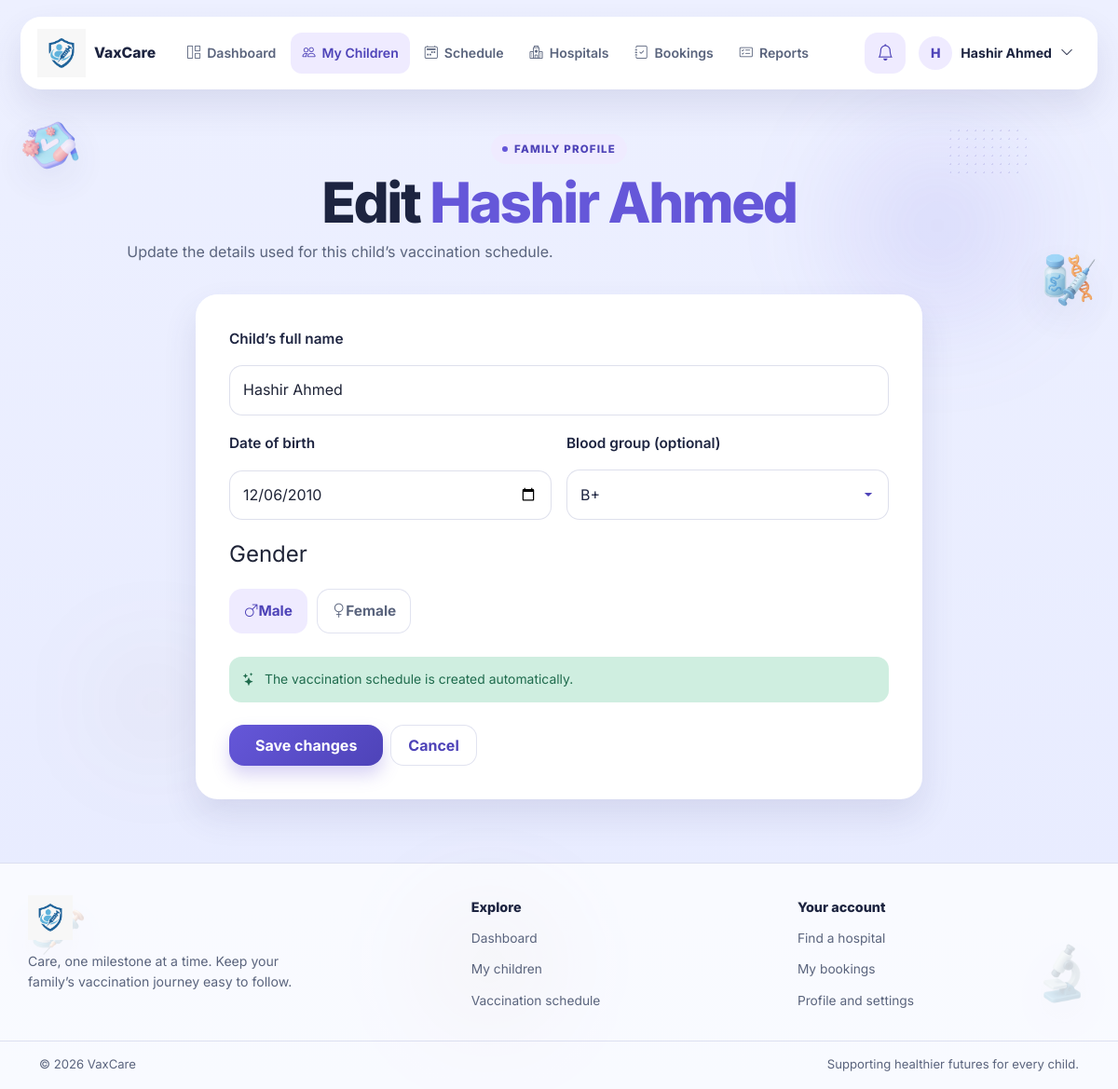
Screenshot of /parent/edit_child.php?child_id=2 (signed in) with the database file from the repository.
### tables this page shows
CREATE TABLE `users` (
  `id` int(11) NOT NULL,
  `name` varchar(150) NOT NULL,
  `email` varchar(150) NOT NULL,
  `password` varchar(255) NOT NULL,
  `role` enum('admin','parent','hospital') NOT NULL,
  `status` enum('active','pending','blocked') NOT NULL DEFAULT 'active',
  `created_at` datetime NOT NULL DEFAULT current_timestamp()
);

CREATE TABLE `children` (
  `id` int(11) NOT NULL,
  `parent_id` int(11) NOT NULL,
  `name` varchar(150) NOT NULL,
  `dob` date NOT NULL,
  `gender` enum('male','female','other') NOT NULL,
  `blood_group` varchar(3) DEFAULT NULL,
  `created_at` datetime NOT NULL DEFAULT current_timestamp()
);

### config.php (called while the page is built, shortened)
<?php
function appUrl(string $path = ''): string
{
    $scriptDirectory = dirname(str_replace('\\', '/', $_SERVER['SCRIPT_NAME'] ?? '/'));
    if (in_array(basename($scriptDirectory), ['admin', 'parent', 'hospital', 'actions'], true)) {
        $scriptDirectory = dirname($scriptDirectory);
    }
    $basePath = $scriptDirectory === '/' || $scriptDirectory === '.' ? '' : rtrim($scriptDirectory, '/');
    return $basePath . '/' . ltrim($path, '/');
}

### includes/auth.php (called while the page is built, shortened)
<?php
function e(mixed $value): string
{
    return htmlspecialchars((string) $value, ENT_QUOTES | ENT_SUBSTITUTE, 'UTF-8');
}
function parent_path(string $path): string
{
    return appUrl('parent/' . ltrim($path, '/'));
}
function parent_action(string $path): string
{
    return appUrl('actions/' . ltrim($path, '/'));
}
function parent_display_name(PDO $pdo, int $userId): string
{
    $stmt = $pdo->prepare('SELECT name FROM users WHERE id = :id LIMIT 1');
    $stmt->execute(['id' => $userId]);
    $name = $stmt->fetchColumn();
    return is_string($name) && $name !== '' ? $name : 'Parent';
}

### parent/edit_child.php (the view, shortened to what this page needs)
<?php
require_once __DIR__ . '/../includes/auth.php';
$pid = get_parent_id($pdo, (int) $_SESSION['user_id']);
$activePage = 'children';
$childId = filter_input(INPUT_GET, 'child_id', FILTER_VALIDATE_INT) ?: 0;
$childStmt = $pdo->prepare(
    'SELECT id, name, dob, gender, blood_group FROM children WHERE id = :child_id AND parent_id = :parent_id LIMIT 1'
);
$childStmt->execute(['child_id' => $childId, 'parent_id' => $pid]);
$child = $childStmt->fetch(PDO::FETCH_ASSOC);
require __DIR__ . '/../includes/parent_layout_start.php';
?>
<section class="parent-heading text-center">
    <span class="parent-eyebrow">Family profile</span>
    <h1>Edit <span class="highlight"><?= e($child['name']) ?></span></h1>
    <p>Update the details used for this child’s vaccination schedule.</p>
</section>
<form class="parent-card parent-form-card" method="post" action="<?= e(parent_action('parent_child.php')) ?>">
    <div class="form-group">
        <label for="child-name">Child’s full name</label>
        <input id="child-name" name="name" type="text" maxlength="120" value="<?= e($child['name']) ?>" required>
    </div>
    <div class="row g-3">
        <div class="col-12 col-md-6 form-group">
            <label for="child-dob">Date of birth</label>
            <input id="child-dob" name="dob" type="date" max="<?= e(date('Y-m-d')) ?>" value="<?= e($child['dob']) ?>" required>
        </div>
        <div class="col-12 col-md-6 form-group">
            <label for="blood-group">Blood group <span class="muted-copy">(optional)</span></label>
            <select id="blood-group" name="blood_group">
                <?php foreach (['A+', 'A-', 'B+', 'B-', 'AB+', 'AB-', 'O+', 'O-'] as $bloodGroup): ?>
                    <option value="<?= e($bloodGroup) ?>"<?= $child['blood_group'] === $bloodGroup ? ' selected' : '' ?>><?= e($bloodGroup) ?></option>
                <?php endforeach; ?>
            </select>
        </div>
    </div>
    <fieldset class="form-group" data-gender-group>
        <legend class="form-label">Gender</legend>
        <div class="gender-options">
            <?php foreach (['Male', 'Female'] as $gender): ?>
                <?php $genderSelected = strtolower((string) $child['gender']) === strtolower($gender); ?>
                <label class="gender-choice<?= $genderSelected ? ' is-selected' : '' ?>">
                    <i class="bi <?= $gender === 'Male' ? 'bi-gender-male' : 'bi-gender-female' ?>" aria-hidden="true"></i><?= e($gender) ?>
                </label>
            <?php endforeach; ?>
        </div>
    </fieldset>
    <p class="parent-form-note"><i class="bi bi-stars" aria-hidden="true"></i><span>The vaccination schedule is created automatically.</span></p>
    <div class="d-flex flex-wrap gap-2">
        <button class="btn btn-primary" type="submit">Save changes</button>
        <a class="parent-btn-secondary btn" href="<?= e(parent_path('children.php')) ?>">Cancel</a>
    </div>
</form>
<?php require __DIR__ . '/../includes/parent_layout_end.php'; ?>

### includes/parent_layout_start.php (shortened to what this page needs)
<?php
$activePage = $activePage ?? '';
$userName = parent_display_name($pdo, (int) $_SESSION['user_id']);
$userInitial = strtoupper(mb_substr($userName, 0, 1, 'UTF-8'));
$unreadStmt = $pdo->prepare('SELECT COUNT(*) FROM notifications WHERE user_id = :user_id AND is_read = 0');
$unreadStmt->execute(['user_id' => (int) $_SESSION['user_id']]);
$unreadCount = (int) $unreadStmt->fetchColumn();
?>
<!DOCTYPE html>
<html lang="en">
<head>
    <link href="https://cdn.jsdelivr.net/npm/bootstrap@5.3.3/dist/css/bootstrap.min.css" rel="stylesheet">
    <link href="https://cdn.jsdelivr.net/npm/bootstrap-icons@1.11.3/font/bootstrap-icons.min.css" rel="stylesheet">
    <link rel="stylesheet" href="<?= e(appUrl('assets/css/style.css') . '?v=' . filemtime(__DIR__ . '/../assets/css/style.css')) ?>">
    <link rel="stylesheet" href="<?= e(appUrl('assets/css/parent.css') . '?v=' . filemtime(__DIR__ . '/../assets/css/parent.css')) ?>">
</head>
<body class="parent-app">
    <?php require __DIR__ . '/medical_decorations.php'; ?>
    <header class="parent-header">
        <nav class="parent-navbar container-fluid" aria-label="Parent navigation">
            <a class="parent-brand" href="<?= e(parent_path('dashboard.php')) ?>" aria-label="VaxCare parent home">
                <img class="brand-logo" src="<?= e(appUrl('VaxCare Logo.png')) ?>" alt="VaxCare">
                <span class="brand-name">VaxCare</span>
            </a>
            <div class="parent-nav-content" data-parent-menu>
                <div class="parent-nav-links">
                    <?php foreach ([
                        'dashboard' => ['Dashboard', 'dashboard.php', 'bi-grid-1x2'],
                        'children' => ['My Children', 'children.php', 'bi-people'],
                        'schedule' => ['Schedule', 'schedule.php', 'bi-calendar2-week'],
                        'hospitals' => ['Hospitals', 'hospitals.php', 'bi-hospital'],
                        'bookings' => ['Bookings', 'my_bookings.php', 'bi-journal-check'],
                        'reports' => ['Reports', 'report.php', 'bi-card-checklist'],
                    ] as $key => [$label, $path, $icon]): ?>
                        <a class="parent-nav-link<?= $activePage === $key ? ' is-active' : '' ?>"
                           href="<?= e(parent_path($path)) ?>"<?= $activePage === $key ? ' aria-current="page"' : '' ?>>
                            <i class="bi <?= e($icon) ?>" aria-hidden="true"></i><span><?= e($label) ?></span>
                        </a>
                    <?php endforeach; ?>
                </div>
                <div class="parent-nav-actions">
                    <details class="parent-dropdown notification-dropdown">
                        <summary class="notification-trigger" aria-label="Notifications, <?= $unreadCount ?> unread">
                            <i class="bi bi-bell" aria-hidden="true"></i>
                        </summary>
                    </details>
                    <details class="parent-dropdown profile-dropdown">
                        <summary class="profile-trigger">
                            <span class="profile-avatar"><?= e($userInitial) ?></span>
                            <span class="profile-name"><?= e($userName) ?></span>
                            <i class="bi bi-chevron-down" aria-hidden="true"></i>
                        </summary>
                    </details>
                </div>
            </div>
        </nav>
    </header>
    <main class="parent-main<?= $activePage === 'dashboard' ? ' parent-dashboard' : '' ?> container">

### assets/css/style.css (style rules this page uses)
:root { --page-bg: #edf0ff; --page-bg-deep: #e7ebff; --panel: rgba(255, 255, 255, 0.72); --panel-strong: #ffffff; --soft: #f4f3ff; --purple: #6557d9; --purple-dark: #4e43b8; --purple-soft: #efebff; --text: #1f2437; --heading: #1d2440; --muted: #5a647d; --line: rgba(88, 101, 170, 0.18); --shadow: 0 18px 36px rgba(63, 68, 122, 0.12); --shadow-lift: 0 24px 48px rgba(49, 54, 112, 0.18); --orange: #f8cfaf; --orange-deep: #7a4a12; --green: #cfeee0; --green-deep: #1f6b4d; --white: #ffffff; --pink: #f6d7e4; --pink-deep: #9c3764; --danger-soft: #f9d9dc; --danger-deep: #ac1d2d; }
* { box-sizing: border-box; }
html { scroll-behavior: smooth; }
body { margin: 0; min-height: 100vh; display: flex; flex-direction: column; font-family: 'Inter', sans-serif; background: linear-gradient(180deg, var(--page-bg) 0%, var(--page-bg-deep) 100%); color: var(--text); line-height: 1.6; }
body::before, body::after { content: ""; position: fixed; width: 22px; height: 22px; border-radius: 50%; background: rgba(100, 196, 145, 0.8); filter: blur(0.4px); z-index: 0; pointer-events: none; }
body::before { right: 60px; top: 200px; }
body::after { left: 84px; bottom: 220px; background: rgba(102, 111, 224, 0.8); }
main, .site-footer, .hospital-footer { position: relative; z-index: 1; }
a { color: inherit; text-decoration: none; }
img { max-width: 100%; }
button, input, select { font: inherit; }
.container { width: min(1200px, calc(100% - 40px)); margin: 0 auto; position: relative; z-index: 1; }
.brand-logo { display: block; height: 88px; width: auto; max-width: 260px; object-fit: contain; filter: none; background: transparent; border-radius: 0; box-shadow: none; }
.brand-name { color: var(--heading); font-size: 1.08rem; font-weight: 800; white-space: nowrap; }
.btn { display: inline-flex; align-items: center; justify-content: center; border: 0; cursor: pointer; transition: transform 0.2s ease, box-shadow 0.2s ease; font-weight: 700; }
.nav-link, .btn, .search-panel, .feature-card, .auth-card, .hero-copy h1, .hero-copy p { animation: fadeUp 0.55s cubic-bezier(0.2, 0.8, 0.2, 1) both; }
.btn-primary { min-height: 52px; padding: 0 28px; border-radius: 16px; background: linear-gradient(135deg, var(--purple) 0%, #7b72e8 100%); color: var(--white); box-shadow: 0 10px 18px rgba(103, 82, 217, 0.25); animation: pulseHover 2s ease-in-out infinite; }
.highlight { color: var(--purple); }
.form-group { display: grid; gap: 9px; }
label { color: var(--heading); font-size: 0.96rem; font-weight: 600; }
input, textarea, button { font: inherit; }
input, textarea { width: 100%; border: 1px solid rgba(127, 134, 180, 0.26); border-radius: 14px; background: rgba(255, 255, 255, 0.8); color: var(--text); padding: 13px 14px; transition: border-color 0.2s ease, box-shadow 0.2s ease; }
select { width: 100%; min-height: 54px; padding: 11px 42px 11px 14px; border: 1px solid rgba(127, 134, 180, 0.26); border-radius: 14px; color: var(--heading); background-color: rgba(255, 255, 255, 0.92); background-repeat: no-repeat; background-position: right 14px center; background-size: 14px 14px; appearance: none; -webkit-appearance: none; cursor: pointer; transition: border-color 0.2s ease, box-shadow 0.2s ease, background-color 0.2s ease; }
input::placeholder, textarea::placeholder { color: #7b8199; }
.btn-primary { background: linear-gradient(135deg, var(--purple) 0%, var(--purple-dark) 100%); transition: transform .2s ease, box-shadow .2s ease, filter .2s ease; }
.nav-link, .nav-toggle, .btn, .toggle-password { min-height: 44px; min-width: 44px; }
body.admin-app::before, body.hospital-app::before, body.parent-app::before { width: 196px; height: 196px; background: rgba(101, 87, 217, .12); filter: blur(58px); }
body.parent-app::before { top: 18vh; right: 8vw; box-shadow: -70vw 64vh 0 -58px rgba(122, 74, 18, .1); }
body.admin-app::after, body.hospital-app::after, body.parent-app::after { width: 138px; height: 138px; filter: blur(46px); }
body.parent-app::after { left: 38vw; bottom: 8vh; background: rgba(122, 74, 18, .1); }

### rows the page displays
users: name "H", name "Hashir Ahmed"
children: name "Hashir Ahmed", dob "12/06/2010"

### other values shown
$label "Dashboard"
$label "My Children"
$label "Schedule"
$label "Hospitals"
$label "Bookings"
$label "Reports"
$gender "Male"
$gender "Female"
$escapeFooter($label) "Dashboard"
$escapeFooter($label) "My children"
$escapeFooter($label) "Vaccination schedule"
$escapeFooter($accountHeading) "Your account"
$escapeFooter($label) "Find a hospital"
$escapeFooter($label) "My bookings"
$escapeFooter($label) "Profile and settings"
